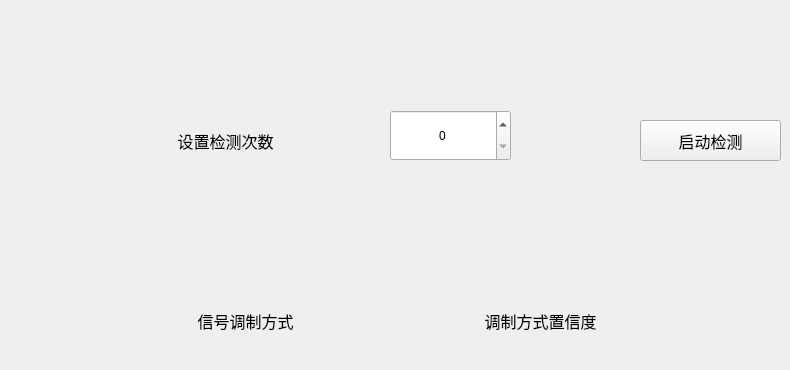
         <widget class="QWidget" name="page_3">
          <widget class="QLabel" name="label_124">
           <property name="geometry">
            <rect>
             <x>300</x>
             <y>280</y>
             <width>191</width>
             <height>61</height>
            </rect>
           </property>
           <property name="font">
            <font>
             <family>Adobe Devanagari</family>
             <pointsize>12</pointsize>
            </font>
           </property>
           <property name="text">
            <string/>
           </property>
           <property name="alignment">
            <set>Qt::AlignCenter</set>
           </property>
          </widget>
          <widget class="QLabel" name="label_125">
           <property name="geometry">
            <rect>
             <x>90</x>
             <y>290</y>
             <width>311</width>
             <height>61</height>
            </rect>
           </property>
           <property name="font">
            <font>
             <family>Adobe Devanagari</family>
             <pointsize>12</pointsize>
            </font>
           </property>
           <property name="text">
            <string>信号调制方式</string>
           </property>
           <property name="alignment">
            <set>Qt::AlignCenter</set>
           </property>
          </widget>
          <widget class="QLabel" name="label_129">
           <property name="geometry">
            <rect>
             <x>440</x>
             <y>290</y>
             <width>201</width>
             <height>61</height>
            </rect>
           </property>
           <property name="font">
            <font>
             <family>Adobe Devanagari</family>
             <pointsize>12</pointsize>
            </font>
           </property>
           <property name="text">
            <string>调制方式置信度</string>
           </property>
           <property name="alignment">
            <set>Qt::AlignCenter</set>
           </property>
          </widget>
          <widget class="QLabel" name="label_130">
           <property name="geometry">
            <rect>
             <x>640</x>
             <y>280</y>
             <width>141</width>
             <height>81</height>
            </rect>
           </property>
           <property name="font">
            <font>
             <family>Adobe Devanagari</family>
             <pointsize>12</pointsize>
            </font>
           </property>
           <property name="text">
            <string/>
           </property>
           <property name="alignment">
            <set>Qt::AlignCenter</set>
           </property>
          </widget>
          <widget class="QLabel" name="label_128">
           <property name="geometry">
            <rect>
             <x>140</x>
             <y>90</y>
             <width>171</width>
             <height>101</height>
            </rect>
           </property>
           <property name="font">
            <font>
             <family>Adobe Devanagari</family>
             <pointsize>12</pointsize>
            </font>
           </property>
           <property name="text">
            <string>设置检测次数</string>
           </property>
           <property name="alignment">
            <set>Qt::AlignCenter</set>
           </property>
          </widget>
          <widget class="QSpinBox" name="spinBox_5">
           <property name="geometry">
            <rect>
             <x>390</x>
             <y>110</y>
             <width>121</width>
             <height>51</height>
            </rect>
           </property>
           <property name="sizePolicy">
            <sizepolicy hsizetype="Maximum" vsizetype="Maximum">
             <horstretch>0</horstretch>
             <verstretch>0</verstretch>
            </sizepolicy>
           </property>
           <property name="maximumSize">
            <size>
             <width>9000</width>
             <height>3000</height>
            </size>
           </property>
           <property name="alignment">
            <set>Qt::AlignCenter</set>
           </property>
          </widget>
          <widget class="QPushButton" name="pushButton_19">
           <property name="geometry">
            <rect>
             <x>640</x>
             <y>120</y>
             <width>141</width>
             <height>41</height>
            </rect>
           </property>
           <property name="font">
            <font>
             <family>Adobe Devanagari</family>
             <pointsize>12</pointsize>
            </font>
           </property>
           <property name="text">
            <string>启动检测</string>
           </property>
          </widget>
         </widget>
